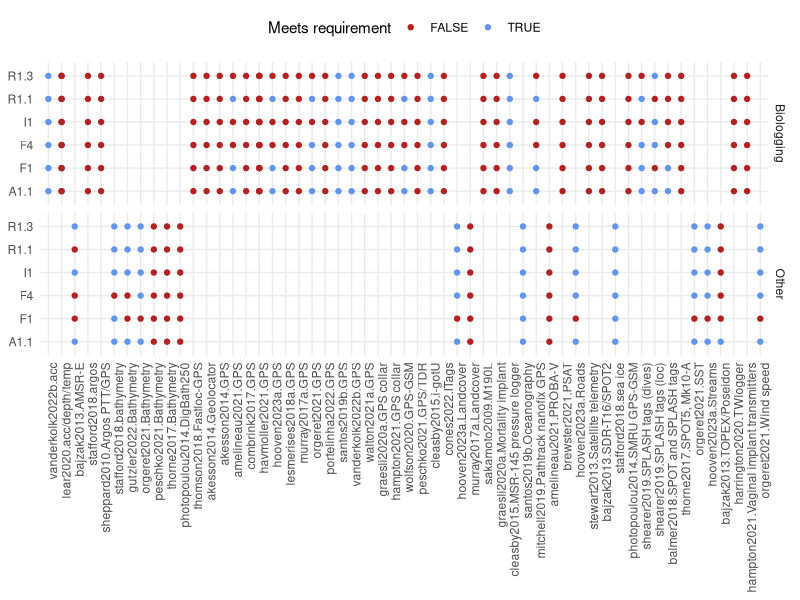
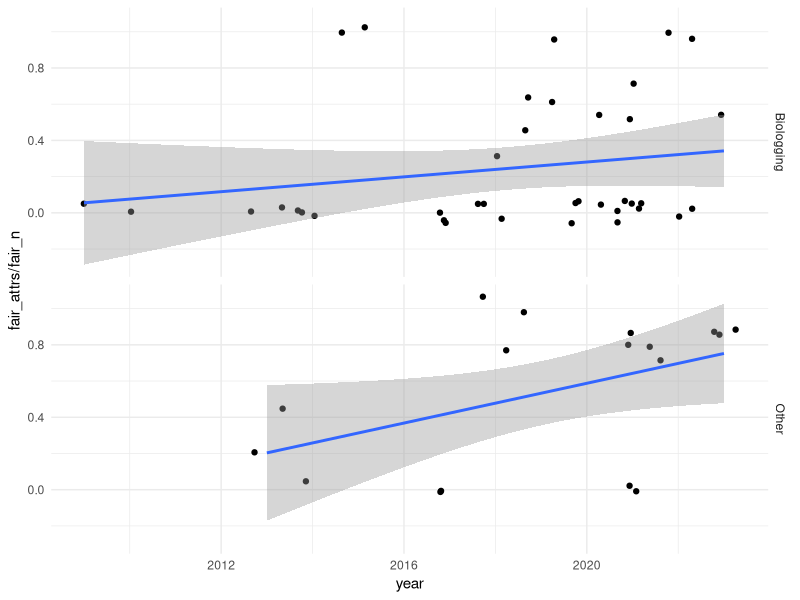
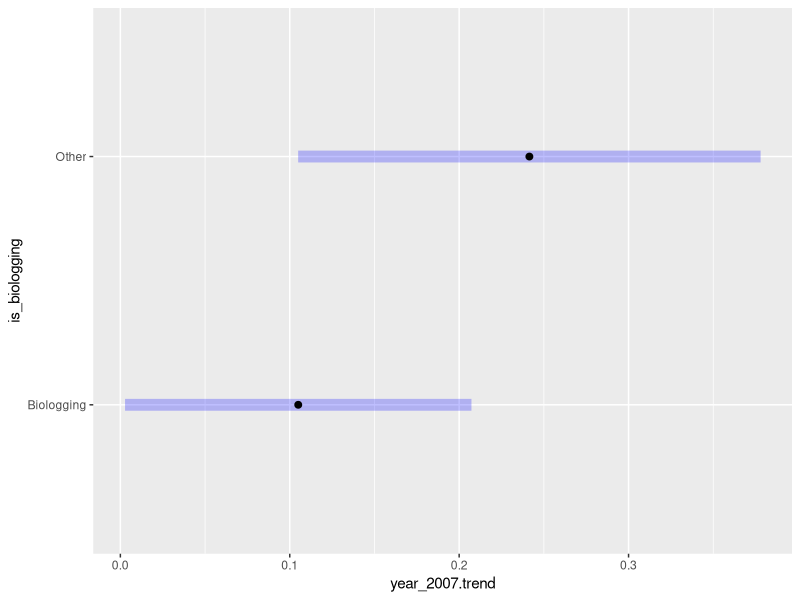

These charts were generated, in order, by the following R code:
library(tidyverse)

papers <- readxl::read_excel("data/systematicreview/scoring/reviewsample20230821mfc.xlsx",
                             sheet = "reviewsampletemplate20230821",
                             skip = 1) %>%
  filter(manuscript_type != "U",
         novel_biologging == "Y",
         biologging_context == "W") %>%
  select(id, authors:year)
devices <- readxl::read_excel("data/systematicreview/scoring/reviewsample20230821mfc.xlsx",
                              sheet = "devices",
                              skip = 1) %>%
  semi_join(papers, by = "id")
taxa <- readxl::read_excel("data/systematicreview/scoring/reviewsample20230821mfc.xlsx",
                           sheet = "taxa",
                           skip = 1) %>%
  semi_join(papers, by = "id")
data <- readxl::read_excel("data/systematicreview/scoring/reviewsample20230821mfc.xlsx",
                           sheet = "data",
                           skip = 1) %>%
  semi_join(papers, by = "id")

opendata <- papers %>%
  right_join(data, by = "id") %>%
  left_join(taxa, by = "id", relationship = "many-to-many") %>%
  left_join(devices, by = "id")

fair_df <- opendata %>%
  # If no availability statement, then not FAIR
  pivot_longer(F1:"R1.3", names_to = "fair_attr", values_to = "value") %>%
  mutate(value = ifelse(availability_statement == "N", "N", value)) %>%
  pivot_wider(names_from = fair_attr, values_from = value) %>%
  mutate(year_2007 = year - 2007,
         across(c(is_biologging, F1:"R1.3"),
                \(x) case_match(x,
                                "Y" ~ TRUE,
                                "N" ~ FALSE,
                                .default = NA))) %>%
  drop_na(F1:"R1.3")

fair_long <- fair_df %>%
  pivot_longer(F1:"R1.3", names_to = "fair_attr", values_to = "value") %>%
  mutate(is_biologging = ifelse(is_biologging, "Biologging", "Other"))

ggplot(fair_long,
       aes(x = interaction(id, description), y = fair_attr, color = value)) +
  geom_point() +
  scale_color_manual("Meets requirement",
                     values = c("TRUE" = "cornflowerblue",
                                "FALSE" = "firebrick")) +
  facet_grid(rows = "is_biologging") +
  theme_minimal() +
  theme(legend.position = "top",
        axis.title = element_blank(),
        axis.text.x = element_text(angle = 90, hjust = 1))

# I think we need to use GEEs to account for correlations between FAIR attributes

fair_scores <- fair_long %>%
  group_by(id, description) %>%
  summarize(fair_attrs = sum(value), .groups = "drop",
            fair_n = n()) %>%
  right_join(distinct(select(fair_df, id, description, is_biologging, year)),
             by = c("id", "description")) %>%
  mutate(is_biologging = ifelse(is_biologging, "Biologging", "Other"))
ggplot(fair_scores, aes(year, fair_attrs / fair_n)) +
  geom_point(position = "jitter") +
  geom_smooth(method = "gam", formula = y ~ x) +
  facet_grid(rows = "is_biologging") +
  theme_minimal()
fair_model <- lme4::glmer(value ~ year_2007 * is_biologging + (1 | fair_attr),
                          fair_long,
                          family = "binomial")
summary(fair_model)
emmeans::emtrends(fair_model, ~ is_biologging, "year_2007") %>%
  plot()
